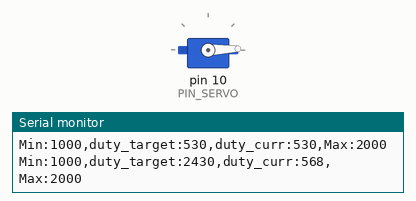
Simulated run of this sketch. Board: Arduino Uno, built with avr-gcc and run on an emulated ATmega328P. Shown: servo, the last lines printed to the serial monitor.

Above: at 0.05 s.
At 0.65 s:
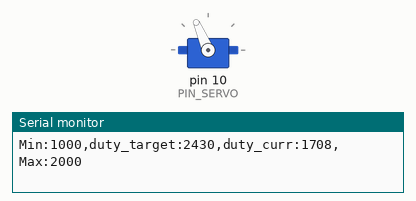
At 1.0 s:
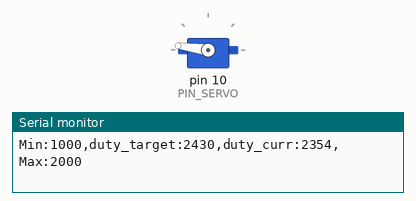
At 1.95 s:
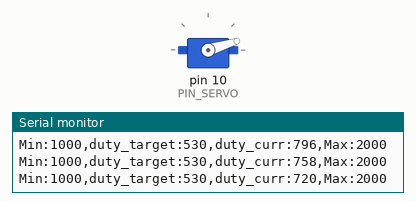
Timing chart, 0 to 4.7 s (numbered marks = the images above):
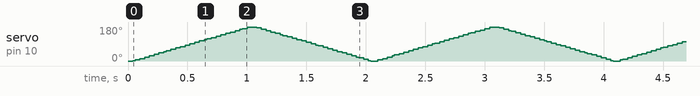

The sketch:

12_example_1.ino
```cpp
#include <Servo.h>

// Arduino pin assignment
#define PIN_SERVO 10

// configurable parameters
#define _DUTY_MIN 530 // servo full clock-wise position (0 degree)
#define _DUTY_NEU 1480 // servo neutral position (90 degree)
#define _DUTY_MAX 2430 // servo full counter-clockwise position (180 degree)

#define _POS_START (_DUTY_MIN)    // servo start position
#define _POS_END   (_DUTY_MAX)    // servo end position

#define _SERVO_SPEED 180 // servo speed limit (unit: degree/second)
#define INTERVAL 20     // servo update interval (unit: msec)

// global variables
unsigned long last_sampling_time; // unit: msec

Servo myservo;

int duty_change_per_interval; // maximum duty difference per interval
int duty_target;    // Target duty time
int duty_curr;      // Current duty time

int toggle_interval, toggle_interval_cnt;

float speed;

void setup() {
  // initialize GPIO pins
  myservo.attach(PIN_SERVO);

  duty_target = duty_curr = _POS_START;
  myservo.writeMicroseconds(duty_curr);

  // initialize serial port
  Serial.begin(57600);

  // convert angular speed into duty change per interval.
  // Next two lines are WRONG. you have to modify.
  duty_change_per_interval =
    (_DUTY_MAX - _DUTY_MIN) * ((float)_SERVO_SPEED / 180) * ((float)INTERVAL / 1000);

  // remove 'while(1) { }' lines after modify
  Serial.print("duty_change_per_interval:");
  Serial.println(duty_change_per_interval);

  // initialize variables for servo update.
  toggle_interval = (180.0 / _SERVO_SPEED) * 1000 / INTERVAL;
  toggle_interval_cnt = toggle_interval;

  // initialize last sampling time
  last_sampling_time = 0;
}

void loop() {
  // wait until next sampling time.
  if (millis() < (last_sampling_time + INTERVAL))
    return;

  // adjust duty_curr toward duty_target by duty_change_per_interval
  if (duty_target > duty_curr) {
    duty_curr += duty_change_per_interval;
    if (duty_curr > duty_target)
        duty_curr = duty_target;
  } else {
    duty_curr -= duty_change_per_interval;
    if (duty_curr < duty_target)
      duty_curr = duty_target;
  }

  // update servo position
  myservo.writeMicroseconds(duty_curr);

  // output the read value to the serial port
  Serial.print("Min:1000");
  Serial.print(",duty_target:"); Serial.print(duty_target);
  Serial.print(",duty_curr:");   Serial.print(duty_curr);
  Serial.println(",Max:2000");


  // toggle duty_target between _DUTY_MIN and _DUTY_MAX.
  if (toggle_interval_cnt >= toggle_interval) {
    toggle_interval_cnt = 0;
    if (duty_target == _POS_START)
      duty_target = _POS_END;
    else
      duty_target = _POS_START;
  } else {
    toggle_interval_cnt++;
  }

  // update last sampling time
  last_sampling_time += INTERVAL;
}
```
